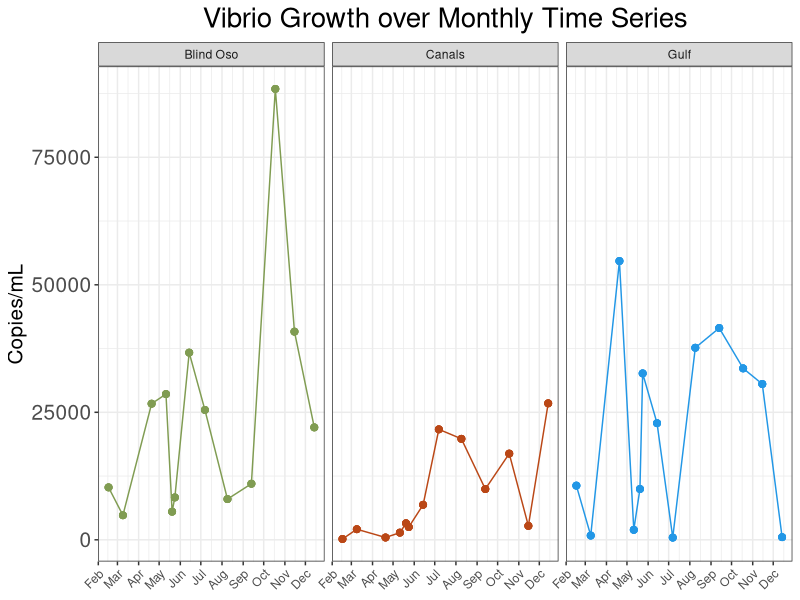
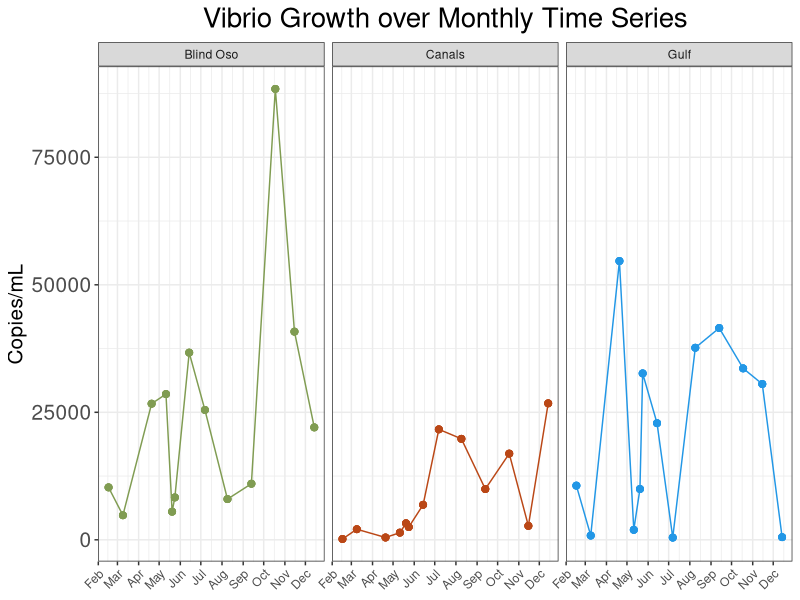

Source code (R) for these figures, in order:
## ---- chunk 1
library(tidyverse)
library(here)
library(ggpubr)
library(lubridate)
## ---- chunk 2
d1<- read_csv(here("data", "processed_data", "tx_master.csv"))
## ---- chunk 3
monthly<- d1 %>% 
  mutate(Type = case_when(d1$date == "2022-07-07"  ~ "Monthly", #This makes 7-7-23 a monthly value for July
                          d1$Type == "Monthly" ~ "Monthly")) %>%
  filter(Type %in% "Monthly") 
## ---- chunk 4
fig3 <- monthly %>%
  ggplot()+geom_point(
  aes(x = date,
      y = copies_mL,
      color = site),
  size = 2)+ 
  geom_line(
    aes(x = date,
        y = copies_mL,
        color = site))+
  facet_wrap(~site)+
  theme_bw()+
  labs(
    x = "Date",
    y = "Copies/mL",
    title = "Vibrio Growth over Monthly Time Series") +
  theme(
    plot.title = element_text(hjust = 0.5, size = 20),  #center title
    axis.title.x = element_blank(),
    axis.text.x = element_text(hjust = 1, angle = 45),
    axis.title.y = element_text(size = 15),
    axis.text.y = element_text(size = 15),
    legend.position = "none")+ #Removes legend
 scale_x_date(date_breaks="1 month", date_labels="%b")+

scale_color_manual(values = c("Blind Oso" = "#809C52",
                              "Canals" = "#ba4716",
                              "Gulf" = "4c848c"))
fig3

 ggsave(here("results", "plots", "total_vib__monthly.png"))
